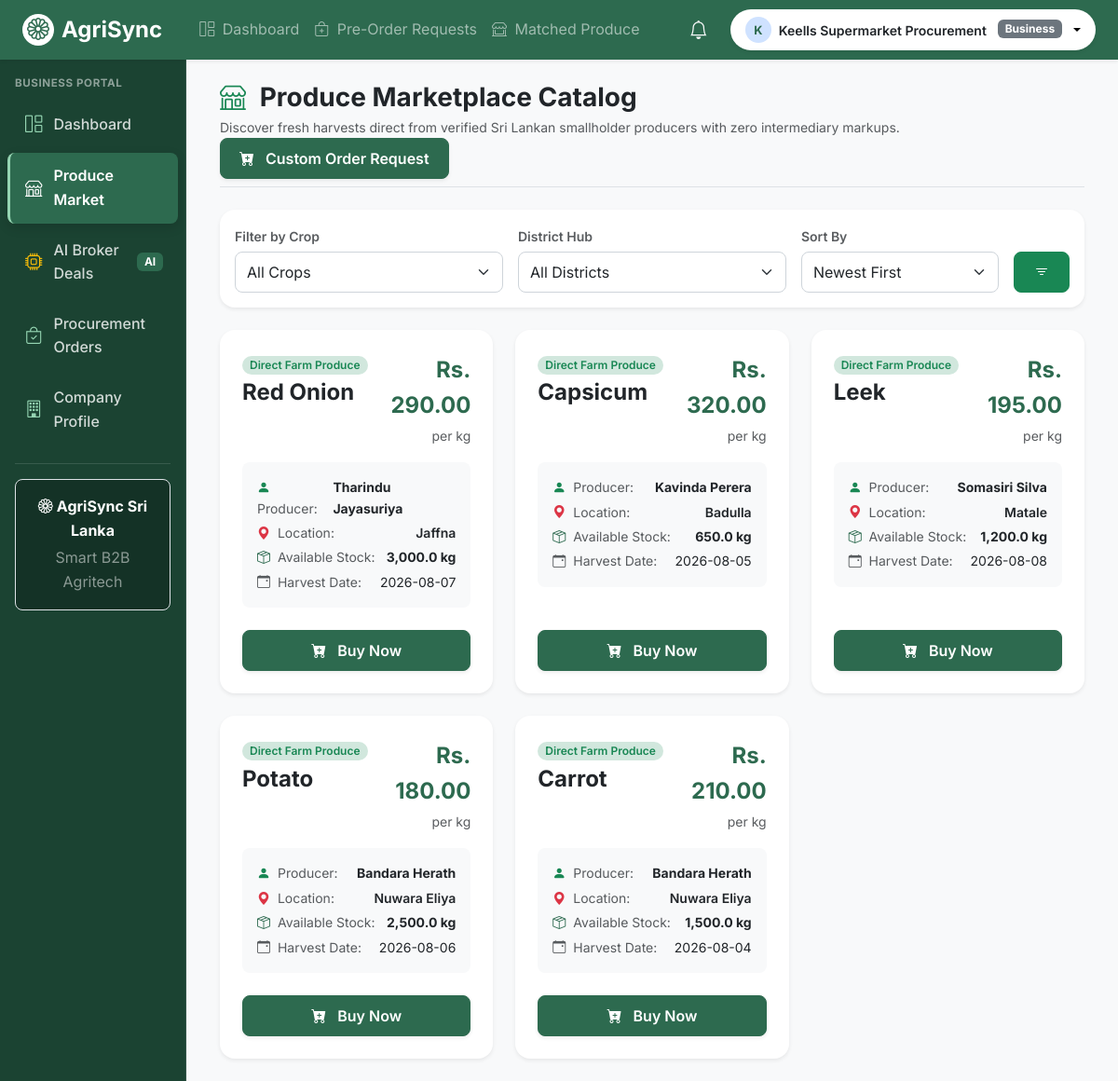
Page /business/browse.php (signed in) on the committed database.
### tables this page shows
CREATE TABLE IF NOT EXISTS `harvest_listings` (
  `id` int(11) NOT NULL AUTO_INCREMENT,
  `farmer_id` int(11) NOT NULL,
  `crop_type` varchar(50) NOT NULL,
  `quantity_kg` decimal(10,2) NOT NULL,
  `price_per_kg` decimal(10,2) NOT NULL,
  `harvest_date` date NOT NULL,
  `status` enum('available','matched','sold','expired') NOT NULL DEFAULT 'available',
  `created_at` timestamp NOT NULL DEFAULT CURRENT_TIMESTAMP,
  `updated_at` timestamp NOT NULL DEFAULT CURRENT_TIMESTAMP ON UPDATE CURRENT_TIMESTAMP,
  PRIMARY KEY (`id`),
  KEY `farmer_id_index` (`farmer_id`),
  KEY `crop_type_index` (`crop_type`),
  KEY `status_index` (`status`),
  CONSTRAINT `fk_harvest_farmer` FOREIGN KEY (`farmer_id`) REFERENCES `users` (`id`) ON DELETE CASCADE
);

CREATE TABLE IF NOT EXISTS `users` (
  `id` int(11) NOT NULL AUTO_INCREMENT,
  `name` varchar(100) NOT NULL,
  `email` varchar(150) NOT NULL,
  `password_hash` varchar(255) NOT NULL,
  `role` enum('farmer','business','admin') NOT NULL,
  `phone` varchar(20) DEFAULT NULL,
  `district` varchar(50) DEFAULT NULL,
  `is_active` tinyint(1) NOT NULL DEFAULT 1,
  `reset_token` varchar(64) DEFAULT NULL,
  `reset_expires` datetime DEFAULT NULL,
  `created_at` timestamp NOT NULL DEFAULT CURRENT_TIMESTAMP,
  `updated_at` timestamp NOT NULL DEFAULT CURRENT_TIMESTAMP ON UPDATE CURRENT_TIMESTAMP,
  PRIMARY KEY (`id`),
  UNIQUE KEY `email_unique` (`email`),
  KEY `role_index` (`role`),
  KEY `district_index` (`district`),
  KEY `reset_token_index` (`reset_token`)
);

### includes/functions.php (called while the page is built, shortened)
<?php
function sanitize(mixed $input): mixed {
    return htmlspecialchars(trim((string)$input), ENT_QUOTES, 'UTF-8');
}

### business/browse.php (the view, shortened to what this page needs)
<?php
require_once __DIR__ . '/../includes/functions.php';
$sort_by = sanitize($_GET['sort'] ?? 'newest');
$listings = [];
try {
    $db = getDbConnection();
    $sql = "
        SELECT
            h.id, h.crop_type, h.quantity_kg, h.price_per_kg, h.harvest_date, h.status, h.created_at,
            u.id as farmer_id, u.name as farmer_name, u.district as farmer_district, u.phone as farmer_phone
        FROM harvest_listings h
        JOIN users u ON h.farmer_id = u.id
        WHERE h.status = 'available'
    ";
    $params = [];
    if ($sort_by === 'price_asc') {
        $sql .= " ORDER BY h.price_per_kg ASC";
    } elseif ($sort_by === 'price_desc') {
        $sql .= " ORDER BY h.price_per_kg DESC";
    } elseif ($sort_by === 'quantity_desc') {
        $sql .= " ORDER BY h.quantity_kg DESC";
    } else {
        $sql .= " ORDER BY h.id DESC";
    }
    $stmt = $db->prepare($sql);
    $stmt->execute($params);
    $listings = $stmt->fetchAll(PDO::FETCH_ASSOC);
} catch (Throwable $e) {
    error_log("Browse Catalog Error: " . $e->getMessage());
    $error_message = "Unable to load produce listings.";
}
require_once __DIR__ . '/../includes/header.php';
require_once __DIR__ . '/../includes/navbar.php';
?>
<div class="d-flex" style="min-height: 100vh;">
    <?php require_once __DIR__ . '/../includes/sidebar.php'; ?>
    <div class="flex-grow-1 bg-light p-4 overflow-auto">
        <div class="container-fluid max-w-7xl">
            <div class="d-flex flex-wrap align-items-center justify-content-between mb-4 pb-2 border-bottom">
                <div>
                    <h1 class="h3 fw-bold text-dark mb-1">
                        <i class="bi bi-shop text-success me-2"></i> Produce Marketplace Catalog
                    </h1>
                    <p class="text-muted small mb-0">
                        Discover fresh harvests direct from verified Sri Lankan smallholder producers with zero intermediary markups.
                    </p>
                </div>
                <div class="d-flex gap-2 mt-3 mt-md-0">
                    <a href="place_order.php" class="btn btn-primary rounded-3 d-flex align-items-center shadow-sm">
                        <i class="bi bi-cart-plus-fill me-1"></i> Custom Order Request
                    </a>
                </div>
            </div>
            <div class="card border-0 shadow-sm rounded-4 p-3 mb-4 bg-white">
                <form method="GET" action="browse.php" class="row g-3 align-items-end">
                    <div class="col-12 col-sm-6 col-md-4">
                        <label class="form-label small text-muted mb-1 fw-semibold">Filter by Crop</label>
                        <select name="crop" class="form-select rounded-3">
                            <option value="">All Crops</option>
                        </select>
                    </div>
                    <div class="col-12 col-sm-6 col-md-4">
                        <label class="form-label small text-muted mb-1 fw-semibold">District Hub</label>
                        <select name="district" class="form-select rounded-3">
                            <option value="">All Districts</option>
                        </select>
                    </div>
                    <div class="col-12 col-sm-6 col-md-3">
                        <label class="form-label small text-muted mb-1 fw-semibold">Sort By</label>
                        <select name="sort" class="form-select rounded-3">
                            <option value="newest" <?= $sort_by === 'newest' ? 'selected' : '' ?>>Newest First</option>
                        </select>
                    </div>
                    <div class="col-12 col-sm-6 col-md-1">
                        <button type="submit" class="btn btn-success w-100 rounded-3"><i class="bi bi-filter"></i></button>
                    </div>
                </form>
            </div>
            <div class="row g-4">
                <?php if (empty($listings)): ?>
                    <div class="col-12 text-center py-5">
                        <div class="card border-0 shadow-sm rounded-4 p-5 bg-white">
                            <i class="bi bi-inbox fs-1 text-muted d-block mb-3"></i>
                            <h5 class="fw-bold text-dark">No Available Produce Matches</h5>
                            <p class="text-muted small mb-3">There are no farm listings matching your selected crop or district filters right now.</p>
                            <div>
                                <a href="browse.php" class="btn btn-outline-success rounded-3 me-2">Clear Filters</a>
                                <a href="place_order.php" class="btn btn-primary rounded-3">Place Custom AI Order</a>
                            </div>
                        </div>
                    </div>
                <?php else: ?>
                    <?php foreach ($listings as $item): ?>
                        <div class="col-12 col-sm-6 col-lg-4">
                            <div class="card border-0 shadow-sm rounded-4 h-100 bg-white hover-shadow transition">
                                <div class="card-body p-4 d-flex flex-column">
                                    <div class="d-flex justify-content-between align-items-start mb-3">
                                        <div>
                                            <span class="badge bg-success-subtle text-success rounded-pill px-2 py-1 small fw-semibold">
                                                Direct Farm Produce
                                            </span>
                                            <h4 class="fw-bold text-dark mb-0 mt-1"><?= htmlspecialchars($item['crop_type'], ENT_QUOTES, 'UTF-8') ?></h4>
                                        </div>
                                        <div class="text-end">
                                            <div class="fs-4 fw-bold text-primary">Rs. <?= number_format($item['price_per_kg'], 2) ?></div>
                                            <small class="text-muted">per kg</small>
                                        </div>
                                    </div>
                                    <div class="bg-light p-3 rounded-3 mb-3 small">
                                        <div class="d-flex justify-content-between mb-1">
                                            <span class="text-muted"><i class="bi bi-person-fill text-success me-1"></i> Producer:</span>
                                            <strong class="text-dark"><?= htmlspecialchars($item['farmer_name'], ENT_QUOTES, 'UTF-8') ?></strong>
                                        </div>
                                        <div class="d-flex justify-content-between mb-1">
                                            <span class="text-muted"><i class="bi bi-geo-alt-fill text-danger me-1"></i> Location:</span>
                                            <span class="text-dark fw-semibold"><?= htmlspecialchars($item['farmer_district'], ENT_QUOTES, 'UTF-8') ?></span>
                                        </div>
                                        <div class="d-flex justify-content-between mb-1">
                                            <span class="text-muted"><i class="bi bi-box-seam text-primary me-1"></i> Available Stock:</span>
                                            <span class="text-dark fw-bold"><?= number_format($item['quantity_kg'], 1) ?> kg</span>
                                        </div>
                                        <div class="d-flex justify-content-between">
                                            <span class="text-muted"><i class="bi bi-calendar-event text-muted me-1"></i> Harvest Date:</span>
                                            <span class="text-dark"><?= htmlspecialchars($item['harvest_date'], ENT_QUOTES, 'UTF-8') ?></span>
                                        </div>
                                    </div>
                                    <div class="mt-auto pt-2">
                                        <a href="place_order.php?crop_type=<?= urlencode($item['crop_type']) ?>&quantity_preset=<?= (float)$item['quantity_kg'] ?>&farmer_id=<?= (int)$item['farmer_id'] ?>&max_price=<?= (float)$item['price_per_kg'] ?>&listing_id=<?= (int)$item['id'] ?>" class="btn btn-primary w-100 rounded-3 py-2 fw-semibold shadow-sm">
                                            <i class="bi bi-cart-plus-fill me-1"></i> Buy Now
                                        </a>
                                    </div>
                                </div>
                            </div>
                        </div>
                    <?php endforeach; ?>
                <?php endif; ?>
            </div>
        </div>
    </div>
</div>
<?php require_once __DIR__ . '/../includes/footer.php'; ?>

### rows in the picture
harvest_listings: crop_type "Red Onion", price_per_kg "290.00", farmer.name "Tharindu Jayasuriya", farmer.district "Jaffna", quantity_kg "3,000.0", harvest_date "2026-08-07"
harvest_listings: crop_type "Capsicum", price_per_kg "320.00", farmer.name "Kavinda Perera", farmer.district "Badulla", quantity_kg "650.0", harvest_date "2026-08-05"
harvest_listings: crop_type "Leek", price_per_kg "195.00", farmer.name "Somasiri Silva", farmer.district "Matale", quantity_kg "1,200.0", harvest_date "2026-08-08"
harvest_listings: crop_type "Potato", price_per_kg "180.00", farmer.name "Bandara Herath", farmer.district "Nuwara Eliya", quantity_kg "2,500.0", harvest_date "2026-08-06"
harvest_listings: crop_type "Carrot", price_per_kg "210.00", farmer.name "Bandara Herath", farmer.district "Nuwara Eliya", quantity_kg "1,500.0", harvest_date "2026-08-04"

### other values in the picture
substr($user_name, 0, 1) "K"
$user_name "Keells Supermarket Procurement"
$user_role "Business"
$user_role "BUSINESS"
